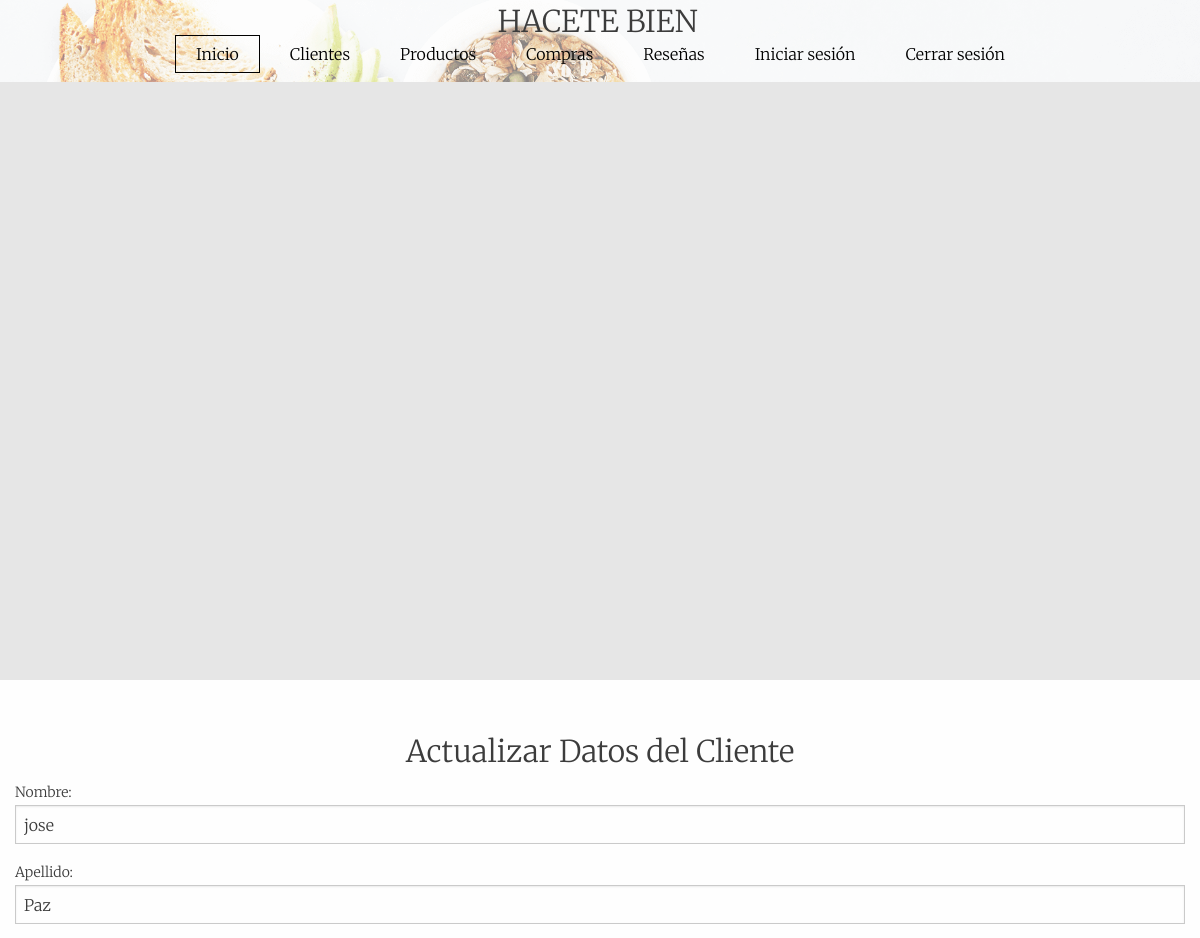
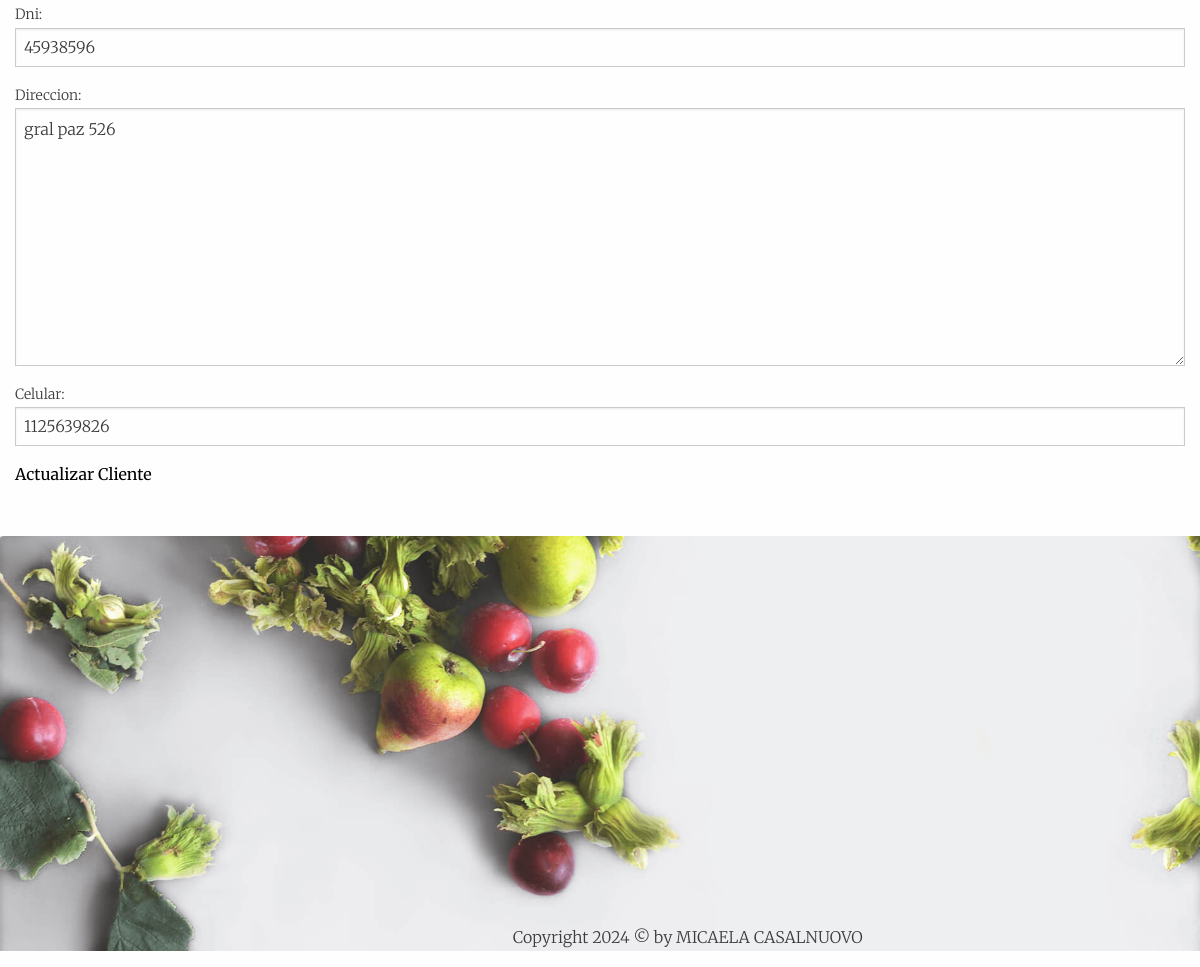
The app's page /App/actualizar-cliente/45938596/ with its own data (2 pictures, top to bottom).
### App/models.py (models this page shows, shortened)
class ModeloCliente(models.Model):
    nombre = models.CharField(max_length=100)
    apellido = models.CharField(max_length=100)
    dni = models.CharField(max_length=20, unique=True)
    direccion = models.TextField()
    celular = models.CharField(max_length=20)

### App/views.py (the view)
# urls.py: path('actualizar-cliente/<str:cliente_dni>/', views.actualizar_cliente, name='actualizar_cliente'),
def actualizar_cliente(request, cliente_dni):
    try:
        cliente = ModeloCliente.objects.get(dni=cliente_dni)
    except ModeloCliente.DoesNotExist:
        return render(request, 'App/cliente_no_encontrado.html', {'dni': cliente_dni})
    if request.method == 'POST':
        form = ModeloClienteForm(request.POST, instance=cliente)
        if form.is_valid():
            form.save()
            return redirect('inicio')
    else:
        form = ModeloClienteForm(instance=cliente)
    return render(request, 'App/actualizar_cliente.html', {'form': form, 'cliente': cliente})

### App/forms.py
class ModeloClienteForm(forms.ModelForm):
    class Meta:
        model = ModeloCliente
        fields = ['nombre', 'apellido', 'dni', 'direccion', 'celular']

### App/templates/App/actualizar_cliente.html (shortened to what this page needs)
{% extends "App/base.html" %}
{% load static %}
{% block main %}
<section id="actualizacion-cliente" class="menu-cart scroll-reveal">
    <div class="container">
        <h1 class="header-txt">Actualizar Datos del Cliente</h1>
        <form method="POST">
            {{ form.as_p }}
            <button type="submit" class="btn btn-primary">Actualizar Cliente</button>
        </form>
    </div>
</section>
{% endblock %}

### records on screen
ModeloCliente: nombre "jose", apellido "Paz", dni "45938596", direccion "gral paz 526", celular "1125639826"
